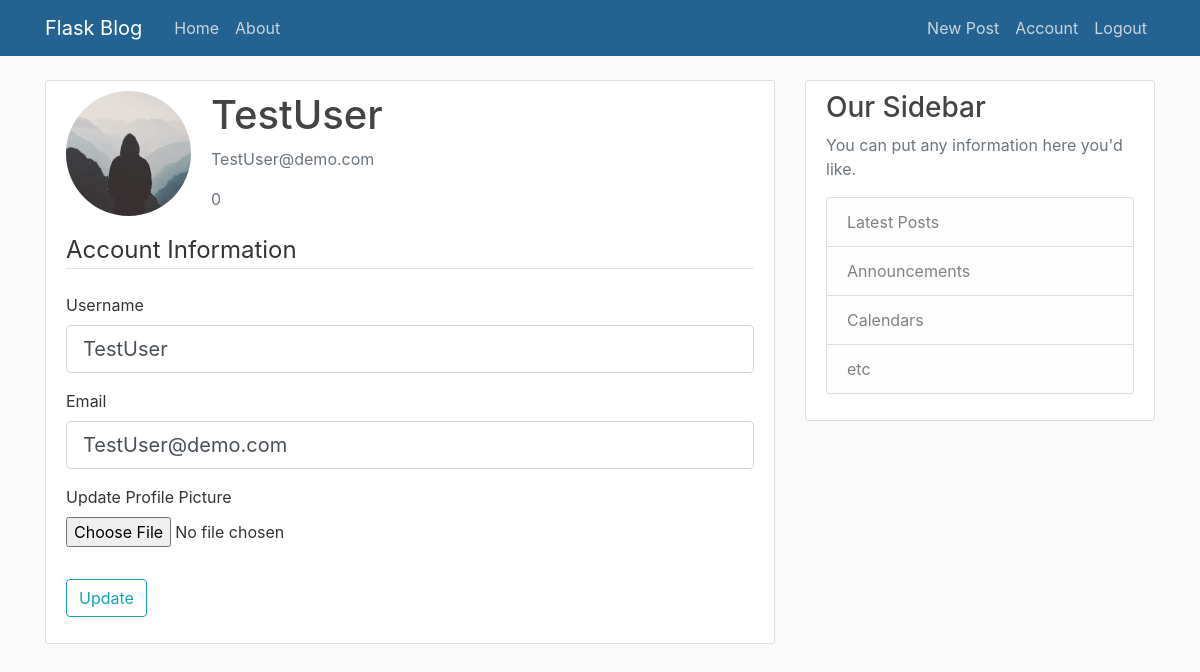
Page /account (signed in) on the committed database.
### flaskblog/models.py (models this page shows, shortened)
class User(db.Model, UserMixin):
    id = db.Column(db.Integer, primary_key=True)
    username = db.Column(db.String(20), unique=True, nullable = False)
    email = db.Column(db.String(120), unique=True, nullable = False)
    image_file = db.Column(db.String(20), nullable = False, default = 'default.jpg')
    password = db.Column(db.String(60), nullable = False)
    currency = db.Column(db.String(20), nullable = False, default = 0)
    posts = db.relationship('Post', backref = 'author', lazy = True)

### flaskblog/users/routes.py (the view)
@users.route('/account', methods = ['GET', 'POST'])
@login_required
def account():
    form = UpdateAccountForm()
    if form.validate_on_submit():
        if form.picture.data:
            picture_file = save_picture(form.picture.data)
            current_user.image_file = picture_file
        current_user.username = form.username.data
        current_user.email = form.email.data
        db.session.commit()
        flash('Your account details have been updated.', 'success')
        return redirect(url_for('users.account'))
    elif request.method == 'GET':
        form.username.data = current_user.username
        form.email.data = current_user.email
    image_file = url_for('static', filename='profile_pics/'+current_user.image_file)
    return render_template('account.html', title = 'Account', image_file = image_file, form = form)

### flaskblog/users/forms.py (shortened to what this page needs)
class UpdateAccountForm(FlaskForm):
    username = StringField('Username',
                            validators = [DataRequired(), Length(min=2, max=20)])
    email = StringField("Email", validators = [DataRequired(), Email()])
    picture = FileField('Update Profile Picture', validators = [FileAllowed(['jpg', 'png'])])
    submit = SubmitField("Update")

### flaskblog/models.py (called while the page is built)
@login_manager.user_loader
def load_user(user_id):
    return User.query.get(int(user_id))

### flaskblog/templates/account.html (shortened to what this page needs)
{% extends "layout.html" %}
{% block content %}
    <div class="content-section">
        <div class="media">
          <img class="rounded-circle account-img" src="{{ image_file }}">
          <div class="media-body">
            <h2 class="account-heading">{{ current_user.username }}</h2>
            <p class="text-secondary">{{ current_user.email }}</p>
            <p class = 'text-secondary'>{{ current_user.currency}}</p>
          </div>
        </div>
            <form method = 'POST' action = '' enctype= 'multipart/form-data'>
                <fieldset class = 'form-group'>
                    <legend class = 'border-bottom mb-4'> Account Information </legend>
                    <div class = 'form-group'>
                        {{ form.username.label(class='form-control-label')}}
                        {% if form.username.errors %}
                            {{ form.username(class='form-control form-control-lg is-invalid')}}
                            <div class = 'invalid-feedback'>
                                {% for error in form.username.errors %}
                                    <span> {{ error }}</span>
                                {% endfor %}
                            </div>
                        {% else %}
                            {{ form.username(class='form-control form-control-lg')}}
                        {% endif %}
                    </div>
                    <div class = 'form-group'>
                        {{ form.email.label(class='form-control-label')}}
                        {% if form.email.errors %}
                            {{ form.email(class='form-control form-control-lg is-invalid')}}
                            <div class = 'invalid-feedback'>
                                {% for error in form.email.errors %}
                                    <span> {{ error }}</span>
                                {% endfor %}
                            </div>
                        {% else %}
                            {{ form.email(class='form-control form-control-lg')}}
                        {% endif %}
                    </div>
                    <div class = 'form-group'>
                        {{ form.picture.label() }}
                        {{ form.picture(class = 'form-control-file') }}
                    </div>
                </fieldset>
                <div class = 'form-group'>
                    {{ form.submit(class='btn btn-outline-info') }}
                </div>
            </form>
      </div>
{% endblock content %}

### flaskblog/static/main.css (style rules this page uses)
body { background: #fafafa; color: #333333; margin-top: 5rem; }
h1, h2, h3, h4, h5, h6 { color: #444444; }
.content-section { background: #ffffff; padding: 10px 20px; border: 1px solid #dddddd; border-radius: 3px; margin-bottom: 20px; }
.account-img { height: 125px; width: 125px; margin-right: 20px; margin-bottom: 16px; }
.account-heading { font-size: 2.5rem; }

### rows in the picture
User: username "TestUser", email "TestUser@demo.com", currency "0"
